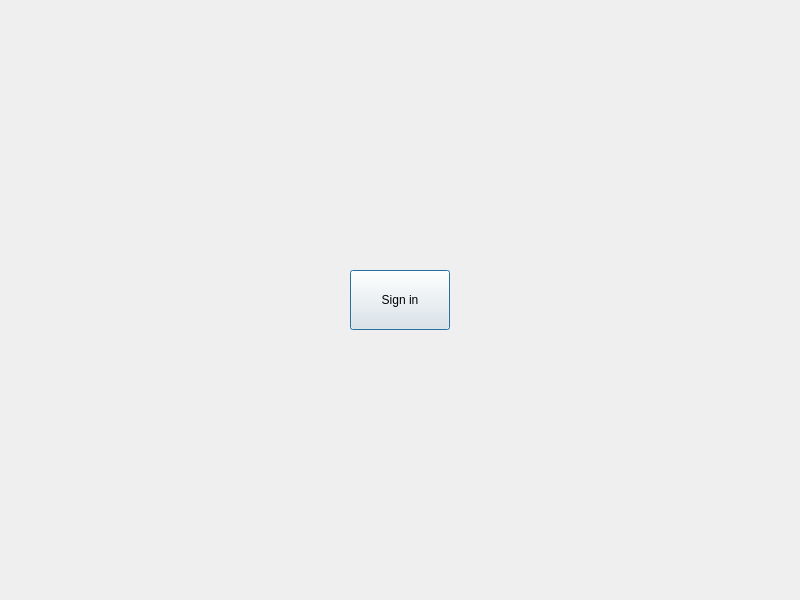
<?xml version="1.0" encoding="UTF-8"?>
<ui version="4.0">
 <class>startWindow</class>
 <widget class="QDialog" name="startWindow">
  <property name="geometry">
   <rect>
    <x>0</x>
    <y>0</y>
    <width>800</width>
    <height>600</height>
   </rect>
  </property>
  <property name="windowTitle">
   <string>Startwindow</string>
  </property>
  <widget class="QPushButton" name="btnStart">
   <property name="geometry">
    <rect>
     <x>350</x>
     <y>270</y>
     <width>100</width>
     <height>60</height>
    </rect>
   </property>
   <property name="text">
    <string>Sign in</string>
   </property>
  </widget>
  <widget class="QLabel" name="label_Graphic">
   <property name="geometry">
    <rect>
     <x>0</x>
     <y>0</y>
     <width>800</width>
     <height>600</height>
    </rect>
   </property>
   <property name="text">
    <string/>
   </property>
  </widget>
  <zorder>label_Graphic</zorder>
  <zorder>btnStart</zorder>
 </widget>
 <resources/>
 <connections/>
</ui>
